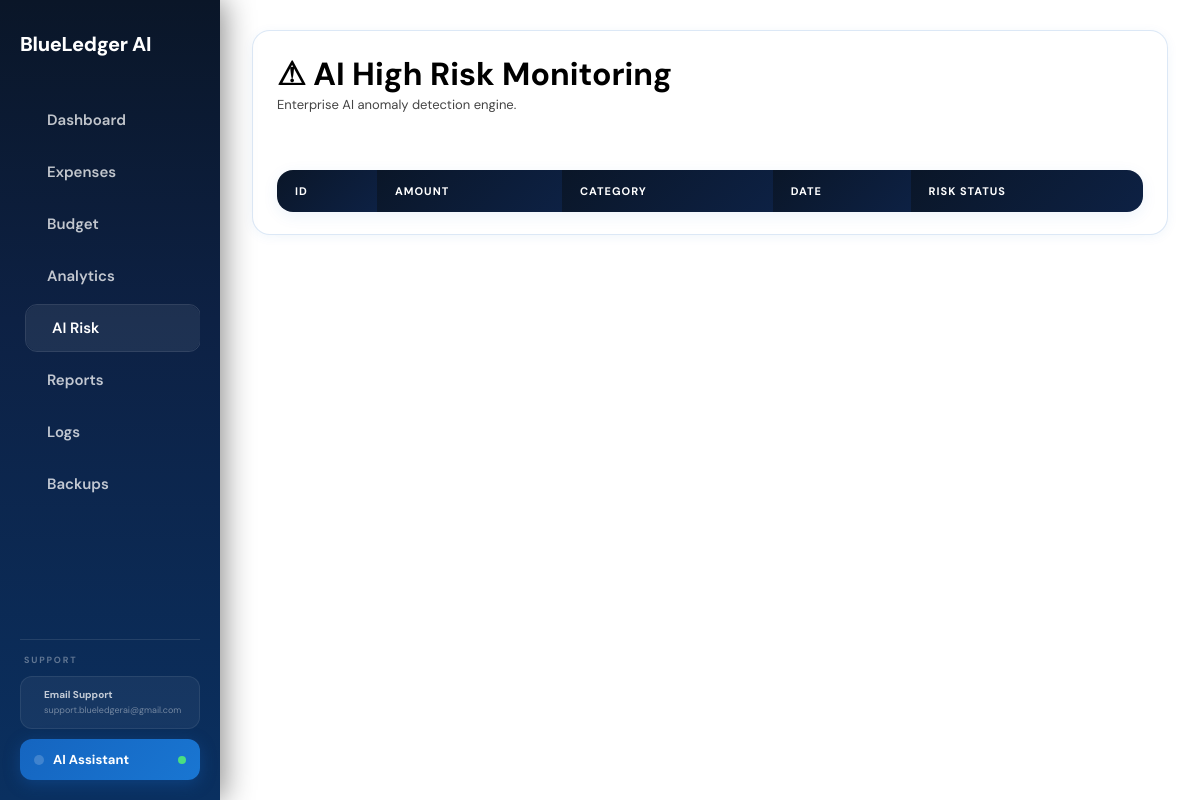
The app's page /ai-risk (signed in), older data.
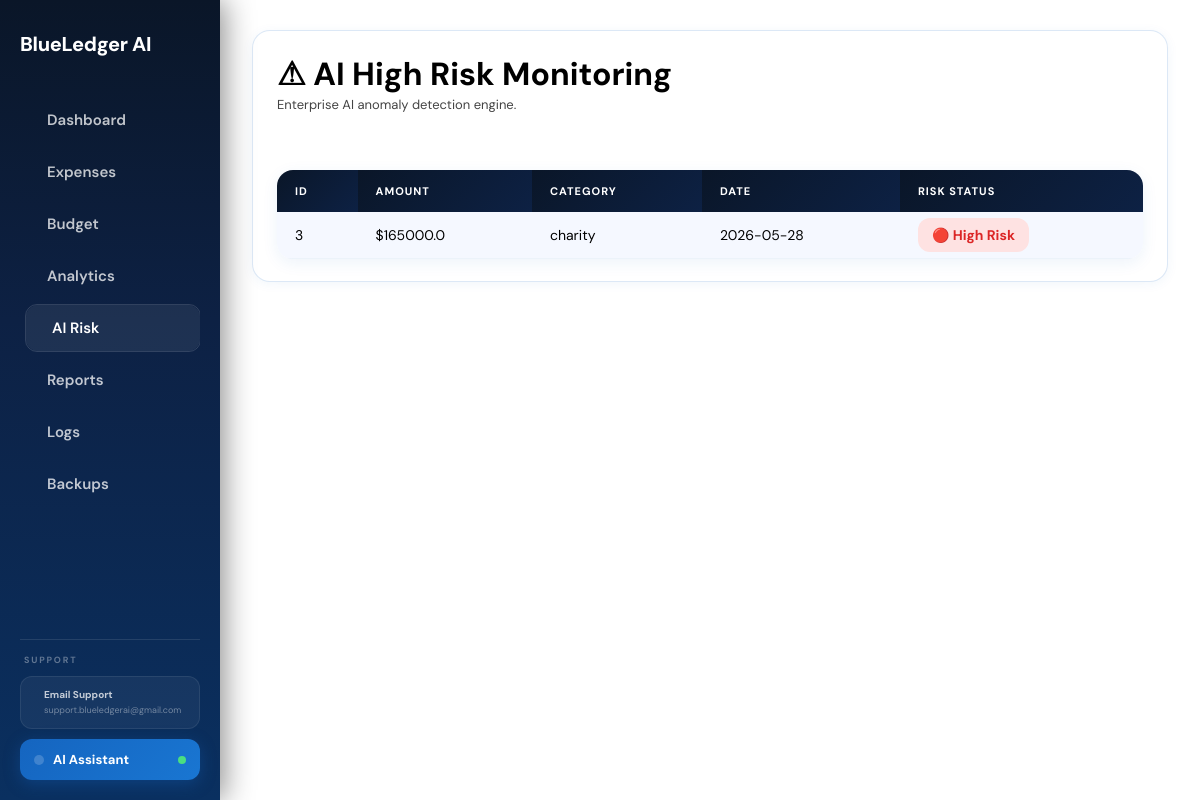
The same page, newer data.
### tables this page shows
CREATE TABLE expenses (
        id INTEGER PRIMARY KEY,
        username TEXT,
        amount REAL,
        category TEXT,
        date TEXT,
        risk_status TEXT
    );

### app.py (the view)
@app.route("/ai-risk")
@login_required
def ai_risk():
    conn = sqlite3.connect("database.db")
    fix_schema(conn)
    cur = conn.cursor()
    cur.execute(
        "SELECT * FROM expenses WHERE username=? AND risk_status LIKE ?",
        (session["user"], "%High Risk%"),
    )
    risks = cur.fetchall()
    conn.close()
    return render_template("ai_risk.html", risks=risks)

### app.py (called while the page is built)
def fix_schema(conn):
    cur = conn.cursor()
    try:
        cur.execute("ALTER TABLE expenses ADD COLUMN username TEXT")
        conn.commit()
    except:
        pass
    try:
        cur.execute("ALTER TABLE budgets ADD COLUMN username TEXT")
        conn.commit()
    except:
        pass

### utils/auth.py (called while the page is built)
def login_required(f):
    @wraps(f)
    def decorated(*args, **kwargs):
        if "user" not in session:
            return redirect(url_for("index"))
        return f(*args, **kwargs)
    return decorated

### templates/ai_risk.html (shortened to what this page needs)
<!DOCTYPE html>
<html lang="en">
<head>
    <link rel="stylesheet" href="https://cdn.jsdelivr.net/npm/@tabler/icons-webfont@latest/tabler-icons.min.css">
    <link rel="stylesheet" href="{{ url_for('static', filename='style.css') }}">
</head>
<body>
{% include 'partials/sidebar.html' %}
<div class="main-content">
    <div class="glass-card">
        <h1>
            ⚠ AI High Risk Monitoring
        </h1>
        <p>
            Enterprise AI anomaly detection engine.
        </p>
        <br>
        <table width="100%">
            <tr>
                <th>ID</th>
                <th>Amount</th>
                <th>Category</th>
                <th>Date</th>
                <th>Risk Status</th>
            </tr>
            {% for row in risks %}
            <tr>
                <td>{{ row[0] }}</td>
                <td>${{ row[2] }}</td>
                <td>{{ row[3] }}</td>
                <td>{{ row[4] }}</td>
                <td>
                    <span class="risk-high">
                        🔴 High Risk
                    </span>
                </td>
            </tr>
            {% endfor %}
        </table>
    </div>
</div>
</body>
</html>

Row changes from the older to the newer data that the page shows:
added expenses: id "3", amount "165000.0", category "charity", date "2026-05-28"
